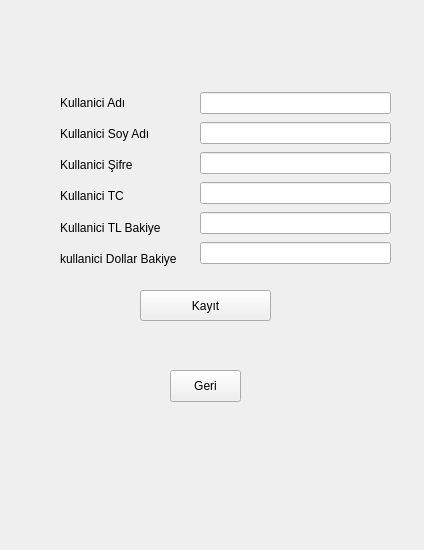
<?xml version="1.0" encoding="UTF-8"?>
<ui version="4.0">
 <class>KayitEkrani</class>
 <widget class="QWidget" name="KayitEkrani">
  <property name="geometry">
   <rect>
    <x>0</x>
    <y>0</y>
    <width>424</width>
    <height>550</height>
   </rect>
  </property>
  <property name="windowTitle">
   <string>Form</string>
  </property>
  <widget class="QPushButton" name="pbKayit">
   <property name="geometry">
    <rect>
     <x>140</x>
     <y>290</y>
     <width>131</width>
     <height>31</height>
    </rect>
   </property>
   <property name="text">
    <string>Kayıt</string>
   </property>
  </widget>
  <widget class="QPushButton" name="pbGeri">
   <property name="geometry">
    <rect>
     <x>170</x>
     <y>370</y>
     <width>71</width>
     <height>32</height>
    </rect>
   </property>
   <property name="text">
    <string>Geri</string>
   </property>
  </widget>
  <widget class="QLabel" name="labelDurum">
   <property name="geometry">
    <rect>
     <x>170</x>
     <y>330</y>
     <width>131</width>
     <height>21</height>
    </rect>
   </property>
   <property name="text">
    <string/>
   </property>
  </widget>
  <widget class="QWidget" name="layoutWidget">
   <property name="geometry">
    <rect>
     <x>200</x>
     <y>90</y>
     <width>191</width>
     <height>181</height>
    </rect>
   </property>
   <layout class="QVBoxLayout" name="verticalLayout">
    <item>
     <widget class="QLineEdit" name="lneYKadi"/>
    </item>
    <item>
     <widget class="QLineEdit" name="lneYKsoyadi"/>
    </item>
    <item>
     <widget class="QLineEdit" name="lneYKsifre"/>
    </item>
    <item>
     <widget class="QLineEdit" name="lneYKtc"/>
    </item>
    <item>
     <widget class="QLineEdit" name="lneYKtlbakiye"/>
    </item>
    <item>
     <widget class="QLineEdit" name="lneYKdovizbakiye"/>
    </item>
   </layout>
  </widget>
  <widget class="QWidget" name="layoutWidget">
   <property name="geometry">
    <rect>
     <x>60</x>
     <y>90</y>
     <width>131</width>
     <height>181</height>
    </rect>
   </property>
   <layout class="QVBoxLayout" name="verticalLayout_2">
    <item>
     <widget class="QLabel" name="label1">
      <property name="text">
       <string>Kullanici Adı</string>
      </property>
     </widget>
    </item>
    <item>
     <widget class="QLabel" name="label1_2">
      <property name="text">
       <string>Kullanici Soy Adı</string>
      </property>
     </widget>
    </item>
    <item>
     <widget class="QLabel" name="label3">
      <property name="text">
       <string>Kullanici Şifre</string>
      </property>
     </widget>
    </item>
    <item>
     <widget class="QLabel" name="label4">
      <property name="text">
       <string>Kullanici TC</string>
      </property>
     </widget>
    </item>
    <item>
     <widget class="QLabel" name="label2">
      <property name="text">
       <string>Kullanici TL Bakiye</string>
      </property>
     </widget>
    </item>
    <item>
     <widget class="QLabel" name="label2_2">
      <property name="text">
       <string>kullanici Dollar Bakiye</string>
      </property>
     </widget>
    </item>
   </layout>
  </widget>
 </widget>
 <resources/>
 <connections/>
</ui>
